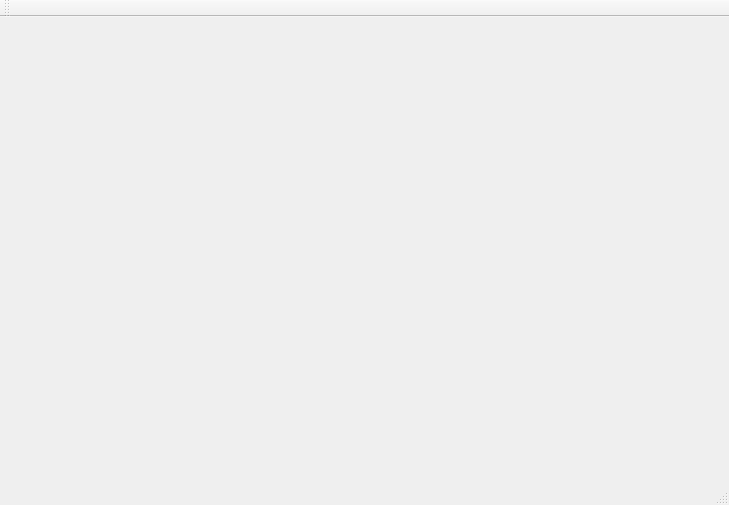
<?xml version="1.0" encoding="UTF-8"?>
<ui version="4.0">
 <class>MainWindow</class>
 <widget class="QMainWindow" name="MainWindow">
  <property name="geometry">
   <rect>
    <x>0</x>
    <y>0</y>
    <width>729</width>
    <height>505</height>
   </rect>
  </property>
  <property name="windowTitle">
   <string>MainWindow</string>
  </property>
  <widget class="QWidget" name="centralWidget">
   <layout class="QVBoxLayout" name="verticalLayout">
    <item>
     <layout class="QHBoxLayout" name="horizontalLayout_2">
      <item>
       <widget class="PlotWidget" name="histogrammWidget" native="true">
        <property name="autoFillBackground">
         <bool>true</bool>
        </property>
       </widget>
      </item>
      <item>
       <widget class="PlotWidget" name="chartWidget" native="true">
        <property name="autoFillBackground">
         <bool>true</bool>
        </property>
       </widget>
      </item>
     </layout>
    </item>
    <item>
     <layout class="QHBoxLayout" name="horizontalLayout">
      <item>
       <widget class="PlotWidget" name="histogrammWidget2" native="true">
        <property name="autoFillBackground">
         <bool>true</bool>
        </property>
       </widget>
      </item>
      <item>
       <widget class="PlotWidget" name="chartWidget2" native="true">
        <property name="autoFillBackground">
         <bool>true</bool>
        </property>
       </widget>
      </item>
     </layout>
    </item>
   </layout>
  </widget>
  <widget class="QMenuBar" name="menuBar">
   <property name="geometry">
    <rect>
     <x>0</x>
     <y>0</y>
     <width>729</width>
     <height>21</height>
    </rect>
   </property>
  </widget>
  <widget class="QToolBar" name="mainToolBar">
   <attribute name="toolBarArea">
    <enum>TopToolBarArea</enum>
   </attribute>
   <attribute name="toolBarBreak">
    <bool>false</bool>
   </attribute>
  </widget>
  <widget class="QStatusBar" name="statusBar"/>
 </widget>
 <layoutdefault spacing="6" margin="11"/>
 <customwidgets>
  <customwidget>
   <class>PlotWidget</class>
   <extends>QWidget</extends>
   <header>plotwidget.h</header>
   <container>1</container>
  </customwidget>
 </customwidgets>
 <resources/>
 <connections/>
</ui>
